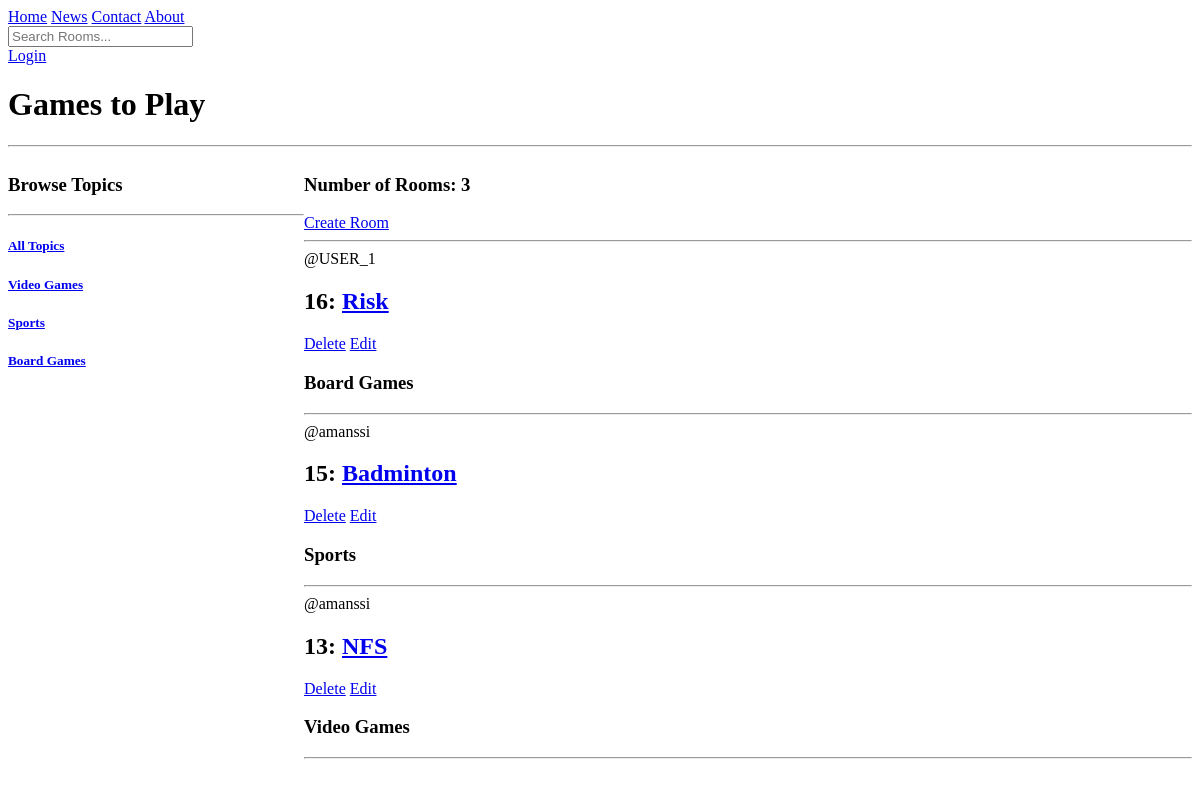
The app's page /, older data.
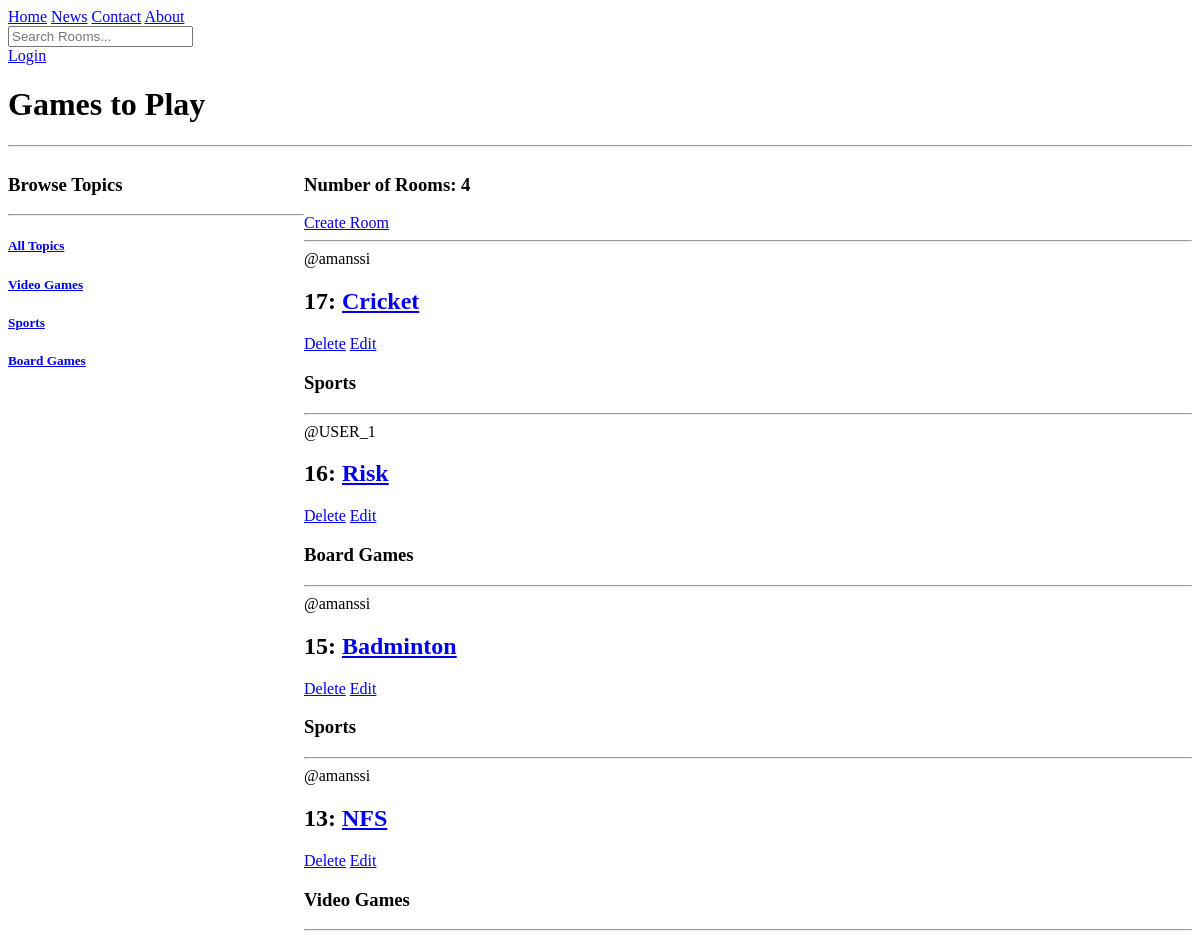
The same page, newer data.
### base/models.py (models this page shows, shortened)
class Topic(models.Model):
    name = models.CharField(max_length=200)

class Room(models.Model):
    host = models.ForeignKey(User, on_delete=models.CASCADE, null=True)
    topic = models.ForeignKey(Topic, on_delete=models.CASCADE, null=True)
    name = models.CharField(max_length=200)
    description = models.TextField(null=True, blank=True)
    updated = models.DateTimeField(auto_now=True)
    created = models.DateTimeField(auto_now_add=True)
    class Meta:
        ordering = ['-updated', '-created']

### base/views.py (the view)
# urls.py: path('', views.home, name="home_name"),
def home(request):
    query = request.GET.get('query')
    rooms=Room.objects.filter()
    if query:
        rooms=Room.objects.filter(
            Q(topic__name__icontains=query) |
            Q(name__icontains=query) |
            Q(description__icontains=query))
    topics=Topic.objects.all()
    context={'rooms':rooms, 'rooms_count':rooms.count(), 'topics':topics}
    return render(request, 'base/home.html', context)

### base/templates/base/home.html (shortened to what this page needs)
{% extends 'main.html' %}
{% block content %}
<h1>Games to Play</h1>
<hr>
<div class="home-container">
    <div>
        <h3>Browse Topics</h3>
        <hr>
        <div>
            <a href="{% url 'home_name' %}"><h5>All Topics</h5></a>
        </div>
        {% for topic in topics %}
        <div>
            <a href="{% url 'home_name' %}?query={{topic.name}}"><h5>{{topic.name}}</h5></a>
        </div>
        {% endfor %}
    </div>
    <div>
        <h3>Number of Rooms: {{rooms_count}}</h3>
        <a href="{% url 'create-room_name' %}">Create Room</a>
        <hr>
        <div>
            {% for room in rooms %}
                <div>
                    <span>@{{room.host.username}}</span>
                    <h2>{{room.id}}: <a href="{% url 'room_name' room.id %}">{{room.name}}</a></h2>
                    <a href="{% url 'delete-room_name' room.id %}">Delete</a>
                    <a href="{% url 'update-room_name' room.id %}">Edit</a>
                    <br>
                    <span><h3>{{room.topic.name}}</h3></span>
                    <hr>
                </div>
            {% endfor %}
    </div>
    </div>
</div>
{% endblock content %}

Row changes from the older to the newer data that the page shows:
added Room: host.username "amanssi", id "17", name "Cricket", topic.name "Sports"
Text that changed along with them:
{{ rooms_count }}: "3" → "4"
